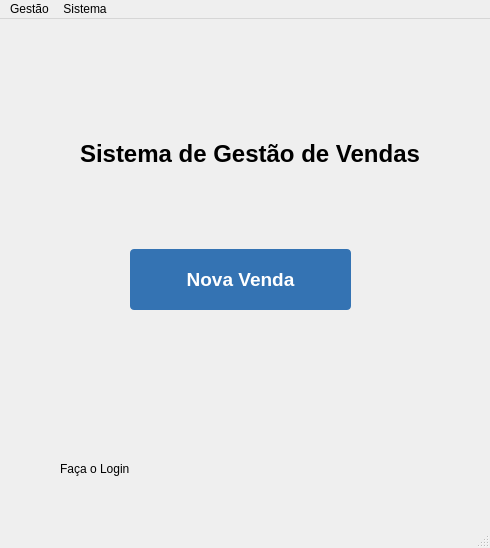
<?xml version="1.0" encoding="UTF-8"?>
<ui version="4.0">
 <class>Fm_principal</class>
 <widget class="QMainWindow" name="Fm_principal">
  <property name="geometry">
   <rect>
    <x>0</x>
    <y>0</y>
    <width>490</width>
    <height>548</height>
   </rect>
  </property>
  <property name="windowTitle">
   <string>Sistema de Vendas e Gestão de Estoque</string>
  </property>
  <property name="windowIcon">
   <iconset resource="Arquivo_de_recursos.qrc">
    <normaloff>:/imagens/img/bolsa-de-compras.png</normaloff>:/imagens/img/bolsa-de-compras.png</iconset>
  </property>
  <widget class="QWidget" name="centralwidget">
   <widget class="QPushButton" name="pushButton">
    <property name="geometry">
     <rect>
      <x>130</x>
      <y>230</y>
      <width>221</width>
      <height>61</height>
     </rect>
    </property>
    <property name="font">
     <font>
      <pointsize>14</pointsize>
      <bold>true</bold>
     </font>
    </property>
    <property name="styleSheet">
     <string notr="true">QPushButton {
color: rgb(255, 255, 255);
background-color: rgb(52,115,179);
border-radius: 4px;
padding: 10px;
}

QPushButton:hover {
background: qradialgradient(
cx: 0.3, cy: -0.4, fx: 0.3, fy: -0.4,
radius: 1.35, stop: 0 #8fc0ff, stop: 1 #73b0ff
);
}

QPushButton:pressed {
border-style: inset;
background: qradialgradient(
cx: 0.4, cy: -0.1, fx: 0.4, fy: -0.1,
radius: 1.35, stop: 0 #707070, stop: 1 #606060
);
}</string>
    </property>
    <property name="text">
     <string>Nova Venda</string>
    </property>
   </widget>
   <widget class="QPushButton" name="btn_bloquear">
    <property name="geometry">
     <rect>
      <x>10</x>
      <y>460</y>
      <width>32</width>
      <height>32</height>
     </rect>
    </property>
    <property name="text">
     <string/>
    </property>
    <property name="flat">
     <bool>true</bool>
    </property>
   </widget>
   <widget class="QLabel" name="lb_nome">
    <property name="geometry">
     <rect>
      <x>60</x>
      <y>440</y>
      <width>111</width>
      <height>20</height>
     </rect>
    </property>
    <property name="sizePolicy">
     <sizepolicy hsizetype="Preferred" vsizetype="Preferred">
      <horstretch>1</horstretch>
      <verstretch>0</verstretch>
     </sizepolicy>
    </property>
    <property name="text">
     <string>Faça o Login</string>
    </property>
   </widget>
   <widget class="QLabel" name="label">
    <property name="geometry">
     <rect>
      <x>80</x>
      <y>90</y>
      <width>411</width>
      <height>91</height>
     </rect>
    </property>
    <property name="text">
     <string>&lt;html&gt;&lt;head/&gt;&lt;body&gt;&lt;h1 style=&quot; margin-top:18px; margin-bottom:12px; margin-left:0px; margin-right:0px; -qt-block-indent:0; text-indent:0px;&quot;&gt;&lt;span style=&quot; font-size:xx-large; font-weight:700;&quot;&gt;Sistema de Gestão de Vendas&lt;/span&gt;&lt;/h1&gt;&lt;/body&gt;&lt;/html&gt;</string>
    </property>
   </widget>
  </widget>
  <widget class="QMenuBar" name="menubar">
   <property name="geometry">
    <rect>
     <x>0</x>
     <y>0</y>
     <width>490</width>
     <height>26</height>
    </rect>
   </property>
   <widget class="QMenu" name="menuGest_o">
    <property name="title">
     <string>Gestão</string>
    </property>
    <addaction name="actionEstoque"/>
    <addaction name="actionColaboradores"/>
    <addaction name="actionVendas"/>
   </widget>
   <widget class="QMenu" name="menuSistema">
    <property name="title">
     <string>Sistema</string>
    </property>
    <addaction name="actionSair"/>
    <addaction name="separator"/>
    <addaction name="actionSeparador"/>
   </widget>
   <addaction name="menuGest_o"/>
   <addaction name="menuSistema"/>
  </widget>
  <widget class="QStatusBar" name="statusbar"/>
  <action name="actionEstoque">
   <property name="icon">
    <iconset resource="Arquivo_de_recursos.qrc">
     <normaloff>:/imagens/img/gestao-de-inventario.png</normaloff>:/imagens/img/gestao-de-inventario.png</iconset>
   </property>
   <property name="text">
    <string>Estoque</string>
   </property>
  </action>
  <action name="actionColaboradores">
   <property name="icon">
    <iconset resource="Arquivo_de_recursos.qrc">
     <normaloff>:/imagens/img/gerenciamento-de-equipe.png</normaloff>:/imagens/img/gerenciamento-de-equipe.png</iconset>
   </property>
   <property name="text">
    <string>Colaboradores</string>
   </property>
  </action>
  <action name="actionVendas">
   <property name="icon">
    <iconset resource="Arquivo_de_recursos.qrc">
     <normaloff>:/imagens/img/gestao-de-dados.png</normaloff>:/imagens/img/gestao-de-dados.png</iconset>
   </property>
   <property name="text">
    <string>Vendas</string>
   </property>
  </action>
  <action name="actionSair">
   <property name="icon">
    <iconset resource="Arquivo_de_recursos.qrc">
     <normaloff>:/imagens/img/sair.png</normaloff>:/imagens/img/sair.png</iconset>
   </property>
   <property name="text">
    <string>Sair</string>
   </property>
  </action>
  <action name="actionSeparador">
   <property name="icon">
    <iconset resource="Arquivo_de_recursos.qrc">
     <normaloff>:/imagens/img/em-formacao.png</normaloff>:/imagens/img/em-formacao.png</iconset>
   </property>
   <property name="text">
    <string>Sobre</string>
   </property>
  </action>
 </widget>
 <resources>
  <include location="Arquivo_de_recursos.qrc"/>
 </resources>
 <connections/>
</ui>
